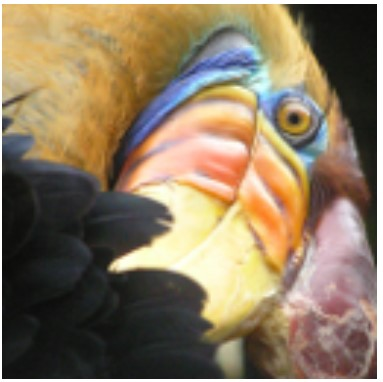
#> input picture test_image.jpg, 383 x 382 px, found by its file name
$ python image_compression.py   (older library calls are emulated)
#> lines starting #> are read from the running program, lines starting #| are printed output that depends on the picture
import numpy as np
import pandas as pd
import cv2
import random
import matplotlib.pyplot as plt
import matplotlib.image as img
import cv2
from scipy import misc
from sklearn.cluster import KMeans
import argparse


class compression():
    def __init__(self,imag_path,cluster):
        # np.random.seed(2000)
        self.img = cv2.imread(imag_path)
        # self.img = np.random.rand(10,10,3)
        self.img = self.img/255
        self.m = self.img.shape[0]
        self.n = self.img.shape[1]
        self.cluster = cluster
        self.points = np.reshape(self.img, (self.img.shape[0] * self.img.shape[1],
                                             self.img.shape[2]))


    def intialize_mean(self):
        m,n = self.points.shape
        means = np.zeros((self.cluster,n))
        for i in range(self.cluster):
            rand1 = int(np.random.random(1)*10)
            rand2 = int(np.random.random(1)*8)
            means[i, 0] = self.points[rand1, 0]
            means[i, 1] = self.points[rand2, 1]
        return means


    # [39 lines left out: functions dist, Kmeans, not called in this run]

    def inbuilt_kmeans(self):
        kmeans = KMeans(n_clusters=self.cluster)
        kmeans.fit(self.points)
        compress_img = kmeans.cluster_centers_[kmeans.labels_]
        # compressed_image = np.clip(compress_img.astype('uint8'), 0, 255)
        img = np.reshape(compress_img,(self.m,self.n,3))
        plt.imshow(img)
        plt.show()

        misc.imsave('compressed_' + str(self.clusters) +
                        'f"C:\\Users\\shiva\\OneDrive\\Desktop\\Project_resume\\image_compression{_colors}.png', comp_image)


    # [9 lines left out: function compress_image, not called in this run]


def main(inbuilt,cluster):
    path = "C:\\Users\\shiva\\OneDrive\\Desktop\\Project_resume\\image_compression\\test_image.jpg"
    obj = compression(path,cluster)
#> in __init__, self.img is the input picture: shape (382, 383, 3); mean B, G, R 97.6, 122.6, 140
    means = obj.intialize_mean()
#> after the loop in intialize_mean, `for i in range(self.cluster):`: means = [[1, 0.976, 0], [1, 0.961, 0], [0.992, 0.976, 0], [0.992, 1, 0], [0.969, 0.988, 0], [0.976, 0.961, 0]]
    if inbuilt==0:
        means,index  = obj.Kmeans(means=means)
        obj.compress_image(means,index)
    else:
        obj.inbuilt_kmeans()
#> in inbuilt_kmeans, `plt.show()`:
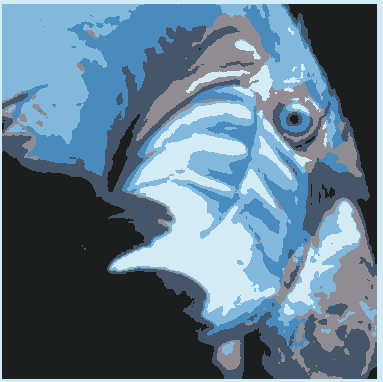
#> shown: shape (382, 383, 3) float64; mean R, G, B 0.383, 0.481, 0.549


if __name__ =="__main__":
    parser = argparse.ArgumentParser()
    parser.add_argument("--opt",default=1)
    parser.add_argument("--cluster",default=6)
    args = parser.parse_args()
#> (the run stopped early here; a loop or call above may not have finished)
